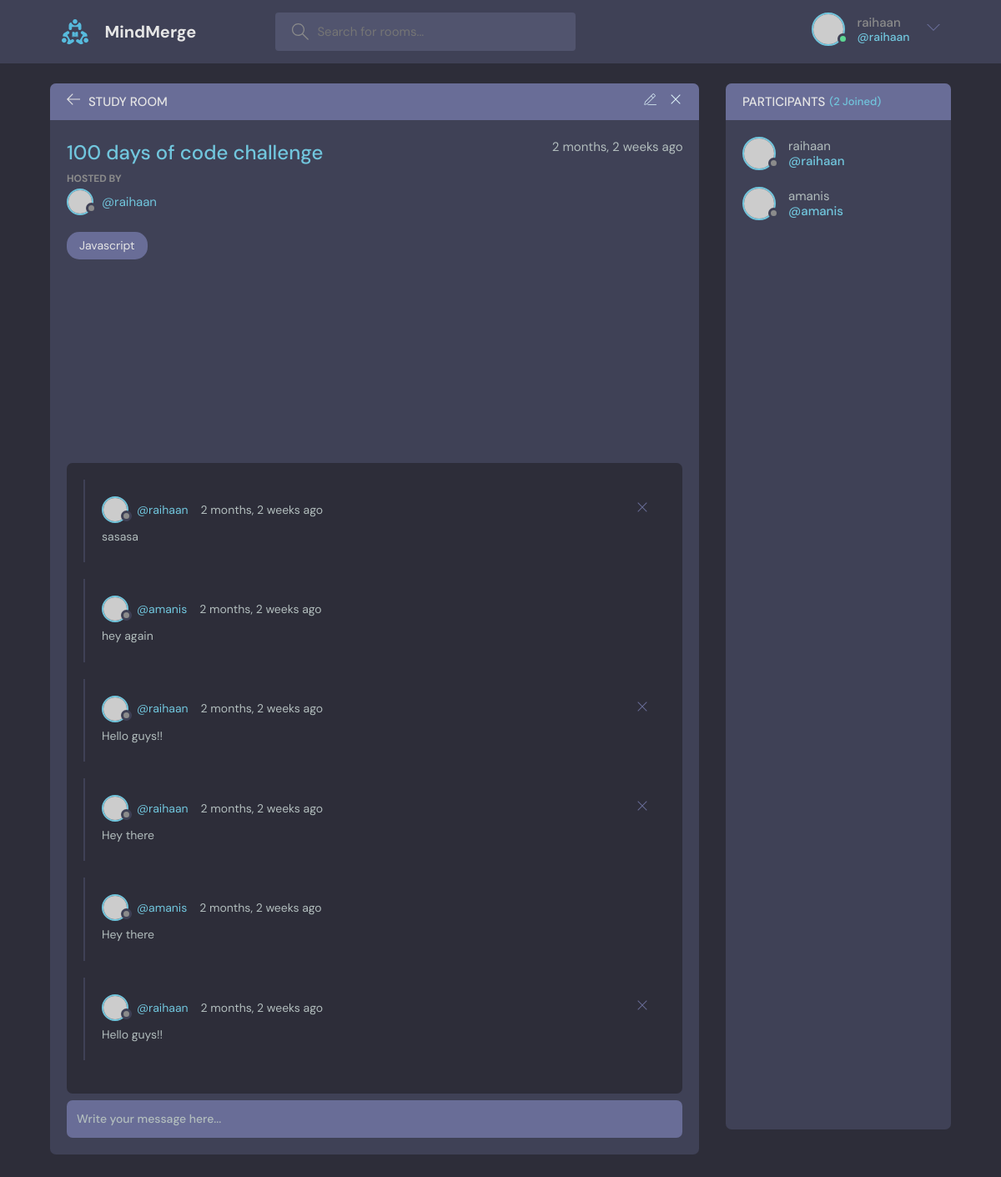
Screenshot of /room/1/ (signed in) with the database file from the repository.
### base/models.py (models this page shows, shortened)
class Room(models.Model):
    host = models.ForeignKey(User,on_delete=models.SET_NULL,null=True)
    topic = models.ForeignKey(Topic,on_delete=models.SET_NULL,null=True)
    name = models.CharField(max_length=200)
    description = models.TextField(null=True, blank=True)
    participants = models.ManyToManyField(User, related_name='participants', blank=True)
    updated = models.DateTimeField(auto_now=True)
    created = models.DateTimeField(auto_now_add=True)
    class Meta:
        ordering = ['-updated','-created']

class Topic(models.Model):
    name = models.CharField(max_length=200)
    def __str__(self):
        return self.name

class Message(models.Model):
    user = models.ForeignKey(User,on_delete=models.CASCADE)
    room = models.ForeignKey(Room,on_delete=models.CASCADE)
    body = models.TextField()
    updated = models.DateTimeField(auto_now=True)
    created = models.DateTimeField(auto_now_add=True)
    class Meta:
        ordering = ['-updated','-created']

### base/views.py (the view, shortened to what this page needs)
# urls.py: path('room/<str:pk>/', views.room, name="room"),
@login_required(login_url='login')
def room(request, pk):
    room = Room.objects.get(id = pk)
    room_messages = room.message_set.all()
    participants = room.participants.all()
    context = {'room': room, 'room_messages': room_messages, 'participants': participants}
    return render(request, 'base/room.html', context)

### base/templates/base/room.html (shortened to what this page needs)
{% extends 'main.html' %}
{% block content %}
<main class="profile-page layout layout--2">
  <div class="container">
    <div class="room">
      <div class="room__top">
        <div class="room__topLeft">
          <a href="{% url 'home' %}">
            <svg version="1.1" xmlns="http://www.w3.org/2000/svg" width="32" height="32" viewBox="0 0 32 32">
              <title>arrow-left</title>
              <path
                d="M13.723 2.286l-13.723 13.714 13.719 13.714 1.616-1.611-10.96-10.96h27.625v-2.286h-27.625l10.965-10.965-1.616-1.607z"
              ></path>
            </svg>
          </a>
          <h3>Study Room</h3>
        </div>
        {% if room.host == request.user %}
        <div class="room__topRight">
          <a href="{% url 'update-room' room.id %}">
          </a>
          <a href="{% url 'delete-room' room.id %}">
            <svg version="1.1" xmlns="http://www.w3.org/2000/svg" width="32" height="32" viewBox="0 0 32 32">
              <title>remove</title>
              <path
                d="M27.314 6.019l-1.333-1.333-9.98 9.981-9.981-9.981-1.333 1.333 9.981 9.981-9.981 9.98 1.333 1.333 9.981-9.98 9.98 9.98 1.333-1.333-9.98-9.98 9.98-9.981z"
              ></path>
            </svg>
          </a>
        </div>
        {% endif %}
      </div>
      <div class="room__box scroll">
        <div class="room__header scroll">
          <div class="room__info">
            <h3>{{room.name}}</h3>
            <span>{{room.created|timesince}} ago</span>
          </div>
          <div class="room__hosted">
            <p>Hosted By</p>
            <a href="{% url 'user-profile' room.host.id %}" class="room__author">
              <div class="avatar avatar--small">
                <img src="https://randomuser.me/api/portraits/men/37.jpg" />
              </div>
              <span>@{{room.host.username}}</span>
            </a>
          </div>
          <span class="room__topics">{{room.topic}}</span>
        </div>
        <div class="room__conversation">
          <div class="threads scroll">
            {% for message in room_messages %}
            <div class="thread">
              <div class="thread__top">
                <div class="thread__author">
                  <a href="{% url 'user-profile' message.user.id %}" class="thread__authorInfo">
                    <div class="avatar avatar--small">
                      <img src="https://randomuser.me/api/portraits/men/37.jpg" />
                    </div>
                    <span>@{{message.user.username}}</span>
                  </a>
                  <span class="thread__date">{{message.created|timesince}} ago</span>
                </div>
                {% if request.user == message.user %}
                <a href="{% url 'delete-message' message.id %}">
                  <div class="thread__delete">
                    <svg version="1.1" xmlns="http://www.w3.org/2000/svg" width="32" height="32" viewBox="0 0 32 32">
                      <title>remove</title>
                      <path
                        d="M27.314 6.019l-1.333-1.333-9.98 9.981-9.981-9.981-1.333 1.333 9.981 9.981-9.981 9.98 1.333 1.333 9.981-9.98 9.98 9.98 1.333-1.333-9.98-9.98 9.98-9.981z"
                      ></path>
                    </svg>
                  </div>
                </a>
                {% endif %}
              </div>
              <div class="thread__details">
                {{message.body}}
              </div>
            </div>
            {% endfor %}
          </div>
        </div>
      </div>
      <div class="room__message">
        <form action="" method="POST">
          <input name="body" placeholder="Write your message here..." />
        </form>
      </div>
    </div>
    <div class="participants">
      <h3 class="participants__top">Participants <span>({{participants.count}} Joined)</span></h3>
      <div class="participants__list scroll">
        {% for user in participants %}
        <a href="{% url 'user-profile' user.id %}" class="participant">
          <div class="avatar avatar--medium">
            <img src="https://randomuser.me/api/portraits/men/37.jpg" />
          </div>
          <p>
            {{user.username}}
            <span>@{{user.username}}</span>
          </p>
        </a>
        {% endfor %}
      </div>
    </div>
  </div>
</main>
{% endblock content %}

### templates/navbar.html (shortened to what this page needs)
{% load static %}
<header class="header header--loggedIn">
    <div class="container">
      <a href="{% url 'home' %}" class="header__logo">
        <img src="{% static 'images/logo.svg' %}" />
        <h1>MindMerge</h1>
      </a>
      <form class="header__search" method="GET" action="{% url 'home' %}">
        <label>
          <input name="q" placeholder="Search for rooms..." />
        </label>
      </form>
      <nav class="header__menu">
        {% if request.user.is_authenticated %}
        <div class="header__user">
          <a href="{% url 'update-user' %}">
            <div class="avatar avatar--medium active">
              <img src="https://randomuser.me/api/portraits/men/37.jpg" />
            </div>
            <p>{{request.user.username}}<span>@{{request.user.username}}</span></p>
          </a>
          <button class="dropdown-button">
            <svg version="1.1" xmlns="http://www.w3.org/2000/svg" width="32" height="32" viewBox="0 0 32 32">
              <title>chevron-down</title>
              <path d="M16 21l-13-13h-3l16 16 16-16h-3l-13 13z"></path>
            </svg>
          </button>
        </div>
        {% else %}
        <a href="{% url 'login' %}">
          <img src="{% static 'images/avatar.svg' %}" />
          <p>Login</p>
        </a>
        {% endif %}
      </nav>
    </div>
</header>

### rows the page displays
Room: name "100 days of code challenge", created "2 months, 2 weeks", host.username "raihaan", topic "Javascript"
Message: user.username "raihaan", created "2 months, 2 weeks", body "sasasa"
Message: user.username "amanis", created "2 months, 2 weeks", body "hey again"
Message: user.username "raihaan", created "2 months, 2 weeks", body "Hello guys!!"
Message: user.username "raihaan", created "2 months, 2 weeks", body "Hey there"
Message: user.username "amanis", created "2 months, 2 weeks", body "Hey there"
Message: user.username "raihaan", created "2 months, 2 weeks", body "Hello guys!!"

### other values shown
{{ request.user.username }} "raihaan"
{{ participants.count }} "2"
{{ user.username }} "raihaan"
{{ user.username }} "amanis"
